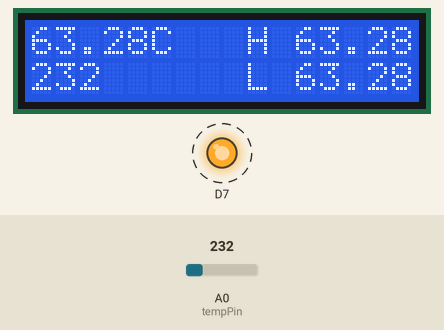
Simulated run of this sketch. Board: ESP8266 (NodeMCU). Shown: 16×2 character LCD, output pins drawn as LEDs (lit = HIGH). Dashed ring = blinking. Inputs (shaded band) come from the test bench; at power-on: A0 (tempPin) = 232.

Above: at 1.2 s.
1.3 s: A0 (tempPin) set to 250
At 1.9 s:
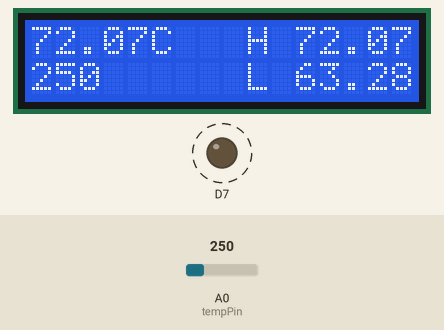
3.5 s: A0 (tempPin) set to 266
At 4.4 s:
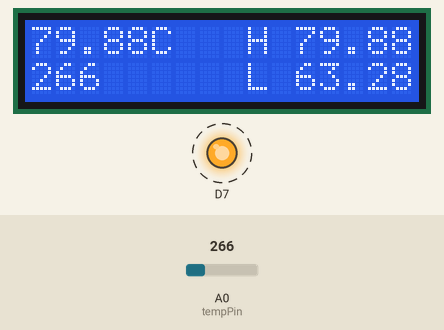
5.6 s: A0 (tempPin) set to 290
At 6.5 s:
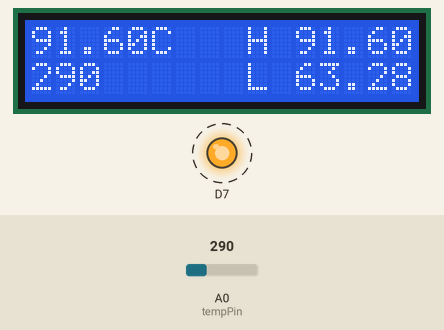
Timing chart, 0 to 13.6 s (numbered marks = the images above; inputs shaded):
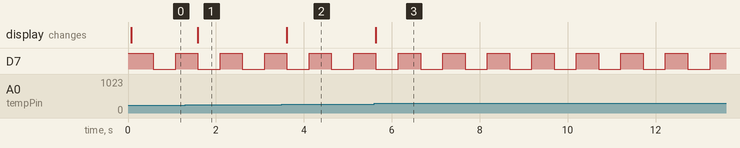

The sketch:

TempLight.ino
```cpp
#include <LiquidCrystal.h>
LiquidCrystal lcd(12,11,5,4,3,2);

const int tempPin = A0;
const int lightPin = D1;
bool flash = true;
int count = 0;
float avgT;
long avgL = 0;
bool firstTime = true;
float high = 0;
float low = 0;


bool filter(float temp){
  //Serial.print(String(temp) + " " + String(avgT) + "\n");

  if(abs(temp) < abs(avgT)){
    if((avgT - temp) > 2){
      return false;
    }
  }
  else if(abs(avgT) <= abs(temp)){
    if((temp - avgT) > 2){
      return false;
    }
  }
  else{
    return true;
  }
}

float getTemp(){
  float temp = analogRead(tempPin);
  temp = ((temp/1024.0)*5.0); // Convert ADC reading to volts
  temp = (temp - 0.5)*100;

  if(avgT == NULL){
     count++;
     avgT = temp;
     updateHighLow(temp);
     return temp;
  }
  bool check = filter(temp);
  //Serial.print(check + "\n");
  //if(check){
    count++;
    avgT = avgT + temp;
    updateHighLow(temp);
    return temp;
  //}
}


void updateHighLow(float temp){
   if(temp > high){high = temp;}
  else if(temp < low){low = temp;}
}

void setup() {
  // put your setup code here, to run once:
  pinMode(13, OUTPUT);
  digitalWrite(13,HIGH);
  lcd.begin(16,2);
  float tempVal = getTemp();
  low = tempVal;
  Serial.begin(57600);
  while (!Serial) {
    ; // wait for serial port to connect. Needed for native USB port only
  }

}
int getLight(){
  int lightRead = analogRead(lightPin);
  return lightRead;
}
void flashLED(){
  if(flash == true){
  digitalWrite(13, HIGH);
  flash = false;
  }else{
  digitalWrite(13,LOW);
  flash = true;
  }
}

void serialSend(){
  Serial.print(avgT/count);
  Serial.print(",");
  Serial.print(avgL/count);
  avgT = 0;
  avgL = 0;
  count = 0;
}
void loop() {
  float temp = getTemp();
  int lux = getLight();

  lcd.clear();
  lcd.setCursor(0,0);
  lcd.print(String(temp) + "C   H " + String(high));
  lcd.setCursor(0,1);
  if(String(lux).length() == 3){
  lcd.print(String(lux) + "      L " + String(low));
  }
  if(String(lux).length() == 2){
  lcd.print(String(lux) + "       L " + String(low));
  }
  if(String(lux).length() == 1){
  lcd.print(String(lux) + "        L " + String(low));
  }

  flashLED();

  avgL = avgL + lux;

  if(count >59){
    serialSend();
  }

  delay(500);

}
```

Measured:
- after the input at 1.3 s, the display: changes after 0.29 s (image 1)
- after the input at 3.5 s, the display: changes after 0.11 s (image 2)
- after the input at 5.6 s, the display: changes at once (image 3)
- by itself, D7: alternates HIGH for 0.51 s and LOW for 0.51 s
